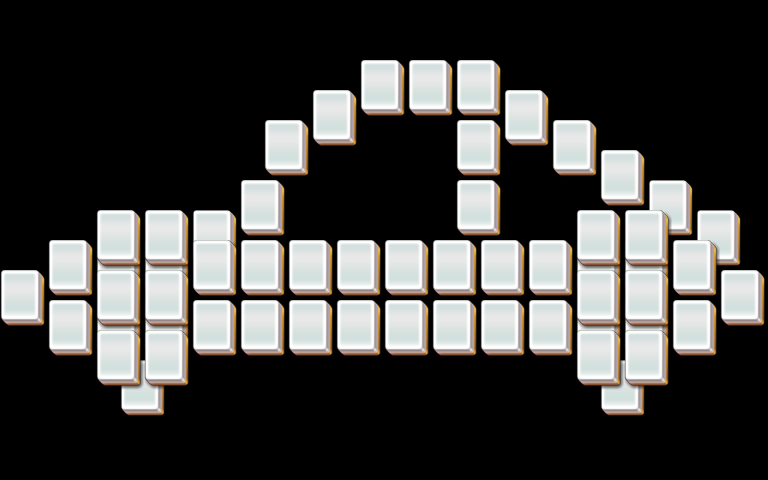

Tiled map render using the project's own tile images. Description and the map definition, with tile-layer contents summarised, below:
An orthogonal 32x16 tile map with 24x30 px tiles, 3 tile layers (layer1, layer2, layer3).

<map version="1.0" orientation="orthogonal" width="32" height="16" tilewidth="24" tileheight="30">
 <properties>
  <property name="species" value="15" />
 </properties>
 <tileset firstgid="1" name="mahjong" tilewidth="48" tileheight="60">
  <image source="mahjong.png" />
 </tileset>
 <layer name="layer1" width="32" height="16">
  <data>[512 cells, 44 non-empty, 1 distinct tile ids]</data>
 </layer>
 <layer name="layer2" width="32" height="16">
  <data>[512 cells, 45 non-empty, 1 distinct tile ids]</data>
 </layer>
 <layer name="layer3" width="32" height="16">
  <data>[512 cells, 45 non-empty, 1 distinct tile ids]</data>
 </layer>
</map>
